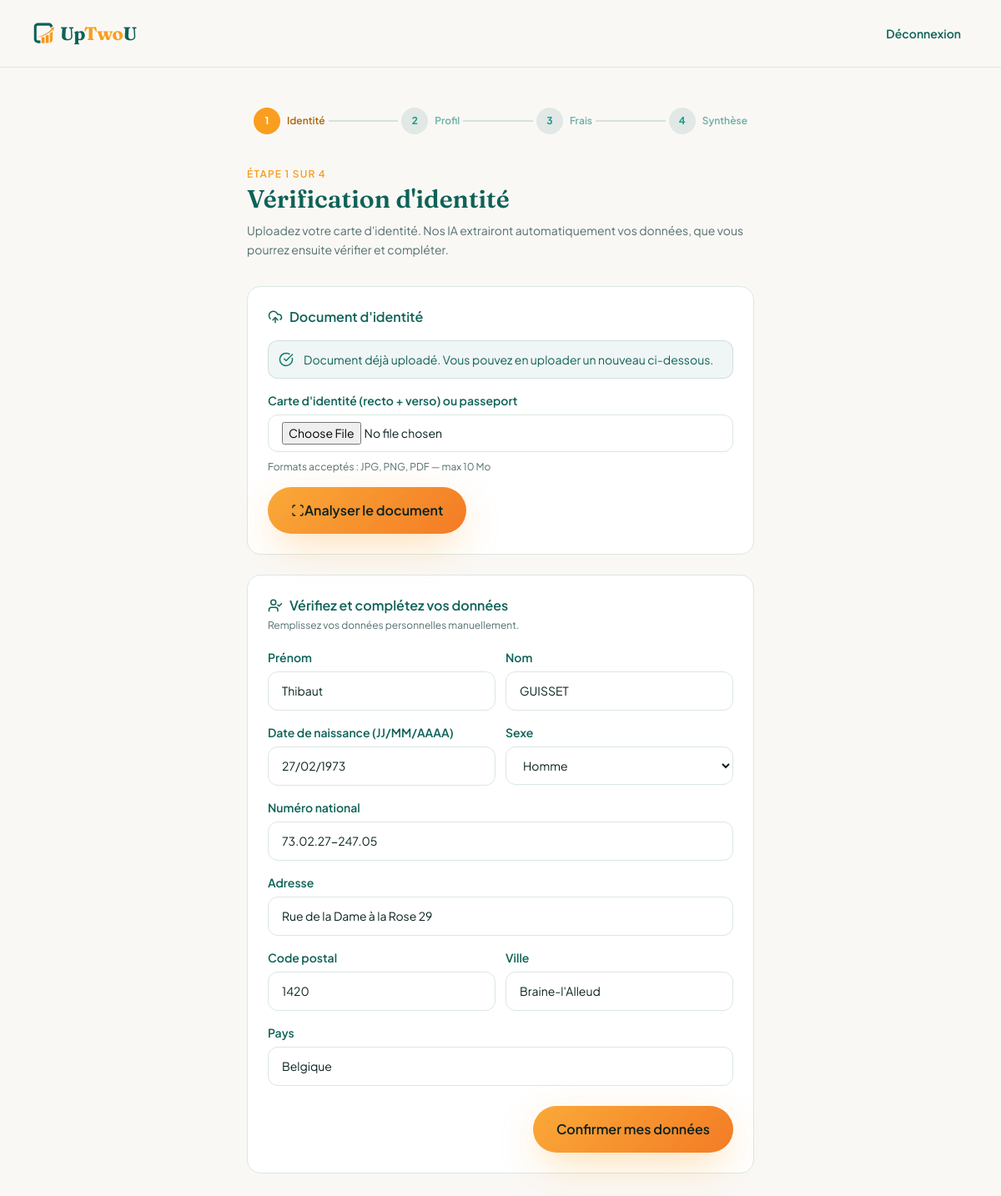
/onboarding/kyc (signed in), run on the app's committed database.
### models.py (models this page shows, shortened)
class Client(db.Model):
    __tablename__ = 'client'
    id = db.Column(db.Integer, primary_key=True)
    user_id = db.Column(db.Integer, db.ForeignKey('user.id'), nullable=False)
    nom = db.Column(db.String(100))
    prenom = db.Column(db.String(100))
    date_naissance = db.Column(db.String(10))   # JJ/MM/AAAA
    sexe = db.Column(db.String(1))              # 'F' | 'M'
    niss = db.Column(db.String(20))
    adresse = db.Column(db.String(200))
    ville = db.Column(db.String(100))
    code_postal = db.Column(db.String(10))
    telephone = db.Column(db.String(20))
    iban = db.Column(db.String(34))
    beneficiaire_vie = db.Column(db.String(200))    # en cas de vie
    beneficiaire_1 = db.Column(db.String(200))      # en cas de décès — 1er
    beneficiaire_2 = db.Column(db.String(200))      # en cas de décès — 2ème
    profil_risque = db.Column(db.String(20))    # prudent | equilibre | dynamique | conviction
    profil_choisi_par = db.Column(db.String(20))  # client | courtier
    profil_date = db.Column(db.DateTime)
    pays = db.Column(db.String(100), default='Belgique')
    kyc_verifie = db.Column(db.Boolean, default=False)
    kyc_document = db.Column(db.String(200))      # filename of uploaded ID
    frais_acceptes = db.Column(db.Boolean, default=False)
    questionnaire_score = db.Column(db.Integer)   # raw score 0-18
    contrats = db.relationship('Contrat', backref='client', lazy=True)
    analyses = db.relationship('Analyse', backref='client', lazy=True)

### app.py (the view, shortened to what this page needs)
@app.route("/onboarding/kyc", methods=["GET", "POST"])
@login_required
@client_required
def onboarding_kyc():
    client = current_user.client_profile
    form = OnboardingKYCForm()
    kyc_data = session.get('kyc_data', {})
    if request.method == 'GET':
        form.nom.data          = kyc_data.get('nom') or client.nom or ''
        form.prenom.data       = kyc_data.get('prenom') or client.prenom or ''
        form.date_naissance.data = kyc_data.get('date_naissance') or client.date_naissance or ''
        form.sexe.data         = kyc_data.get('sexe') or client.sexe or ''
        form.niss.data         = kyc_data.get('niss') or client.niss or ''
        form.adresse.data      = kyc_data.get('adresse') or client.adresse or ''
        form.code_postal.data  = kyc_data.get('code_postal') or client.code_postal or ''
        form.ville.data        = kyc_data.get('ville') or client.ville or ''
        form.pays.data         = kyc_data.get('pays') or client.pays or 'Belgique'
    has_document = bool(client.kyc_document)
    return render_template("onboarding/kyc.html", form=form,
                           kyc_data=kyc_data, has_document=has_document,
                           current_step=1)

### forms.py
class OnboardingKYCForm(FlaskForm):
    nom = StringField('Nom', validators=[DataRequired()])
    prenom = StringField('Prénom', validators=[DataRequired()])
    date_naissance = StringField('Date de naissance (JJ/MM/AAAA)', validators=[
        DataRequired(), Regexp(r'^\d{2}/\d{2}/\d{4}$', message='Format JJ/MM/AAAA requis')
    ])
    sexe = SelectField('Sexe', choices=[('F', 'Femme'), ('M', 'Homme')], validators=[DataRequired()])
    niss = StringField('Numéro national', validators=[DataRequired()])
    adresse = StringField('Adresse', validators=[DataRequired()])
    code_postal = StringField('Code postal', validators=[DataRequired()])
    ville = StringField('Ville', validators=[DataRequired()])
    pays = StringField('Pays', validators=[DataRequired()], default='Belgique')
    submit = SubmitField('Confirmer mes données')

### app.py (called while the page is built)
@login_manager.user_loader
def load_user(user_id):
    return db.session.get(User, int(user_id))

def client_required(f):
    @wraps(f)
    def decorated(*args, **kwargs):
        if not current_user.is_authenticated or current_user.role != 'client':
            flash("Accès réservé aux clients.", "error")
            return redirect(url_for('index'))
        return f(*args, **kwargs)
    return decorated

### templates/onboarding/kyc.html (shortened to what this page needs)
{% extends "onboarding/_base.html" %}
{% block content %}
<div class="mb-8">
  <p class="text-xs uppercase tracking-widest font-semibold text-accent mb-1">Étape 1 sur 4</p>
  <h1 class="font-display text-2xl md:text-3xl font-semibold text-primary">Vérification d'identité</h1>
  <p class="mt-2 text-muted text-sm leading-relaxed">Uploadez votre carte d'identité. Nos IA extrairont automatiquement vos données, que vous pourrez ensuite vérifier et compléter.</p>
</div>
<div class="rounded-2xl p-6 mb-6" style="background:var(--card-bg, white);border:1px solid var(--border);">
  <h2 class="font-semibold text-primary mb-4 flex items-center gap-2">
    <i data-lucide="upload-cloud" style="width:1.125rem;height:1.125rem;color:var(--primary);"></i>
    Document d'identité
  </h2>
  {% if has_document %}
  <div class="flex items-center gap-3 mb-4 rounded-xl p-3" style="background:hsl(172 75% 22% / 0.06);border:1px solid hsl(172 75% 22% / 0.15);">
    <i data-lucide="check-circle" style="width:1.125rem;height:1.125rem;color:hsl(172 75% 28%);flex-shrink:0;"></i>
    <p class="text-sm text-primary">Document déjà uploadé. Vous pouvez en uploader un nouveau ci-dessous.</p>
  </div>
  {% endif %}
  <form method="POST" enctype="multipart/form-data" class="flex flex-col gap-4">
    <div class="form-group">
      <label class="form-label">Carte d'identité (recto + verso) ou passeport</label>
      <input type="file" name="kyc_file" accept=".jpg,.jpeg,.png,.pdf"
             class="form-input" style="padding-top:0.5rem;padding-bottom:0.5rem;">
      <p class="text-xs text-muted mt-1">Formats acceptés : JPG, PNG, PDF — max 10 Mo</p>
    </div>
    <button type="submit" class="btn btn-primary" style="align-self:flex-start;">
      <i data-lucide="scan" style="width:1rem;height:1rem;"></i>
      Analyser le document
    </button>
  </form>
</div>
<div class="rounded-2xl p-6" style="background:var(--card-bg, white);border:1px solid var(--border);">
  <h2 class="font-semibold text-primary mb-1 flex items-center gap-2">
    <i data-lucide="user-check" style="width:1.125rem;height:1.125rem;color:var(--primary);"></i>
    Vérifiez et complétez vos données
  </h2>
  <p class="text-xs text-muted mb-5">
    {% if kyc_data %}
      Données pré-remplies depuis votre document. Corrigez si nécessaire.
    {% else %}
      Remplissez vos données personnelles manuellement.
    {% endif %}
  </p>
  <form method="POST" class="flex flex-col gap-4">
    <div class="grid grid-cols-2 gap-3">
      <div class="form-group">
        <label class="form-label">{{ form.prenom.label.text }}</label>
        {{ form.prenom(class="form-input") }}
      </div>
      <div class="form-group">
        <label class="form-label">{{ form.nom.label.text }}</label>
        {{ form.nom(class="form-input") }}
      </div>
    </div>
    <div class="grid grid-cols-2 gap-3">
      <div class="form-group">
        <label class="form-label">{{ form.date_naissance.label.text }}</label>
        {{ form.date_naissance(class="form-input", placeholder="01/01/1970") }}
      </div>
      <div class="form-group">
        <label class="form-label">{{ form.sexe.label.text }}</label>
        {{ form.sexe(class="form-input") }}
      </div>
    </div>
    <div class="form-group">
      <label class="form-label">{{ form.niss.label.text }}</label>
      {{ form.niss(class="form-input", placeholder="XX.XX.XX-XXX.XX") }}
    </div>
    <div class="form-group">
      <label class="form-label">{{ form.adresse.label.text }}</label>
      {{ form.adresse(class="form-input", placeholder="Rue de la Loi 16") }}
    </div>
    <div class="grid grid-cols-2 gap-3">
      <div class="form-group">
        <label class="form-label">{{ form.code_postal.label.text }}</label>
        {{ form.code_postal(class="form-input", placeholder="1000") }}
      </div>
      <div class="form-group">
        <label class="form-label">{{ form.ville.label.text }}</label>
        {{ form.ville(class="form-input", placeholder="Bruxelles") }}
      </div>
    </div>
    <div class="form-group">
      <label class="form-label">{{ form.pays.label.text }}</label>
      {{ form.pays(class="form-input") }}
    </div>
    <div class="flex justify-end mt-2">
      {{ form.submit(class="btn btn-primary") }}
    </div>
  </form>
</div>
{% endblock %}

### static/css/style.css (style rules this page uses)
:root { --background: hsl(40, 33%, 97%); --foreground: hsl(175, 60%, 8%); --card: hsl(0, 0%, 100%); --card-foreground: hsl(175, 60%, 8%); --primary: hsl(172, 75%, 22%); --primary-foreground: hsl(40, 33%, 97%); --primary-glow: hsl(165, 70%, 45%); --secondary: hsl(168, 30%, 92%); --secondary-foreground: hsl(172, 75%, 22%); --muted: hsl(40, 20%, 93%); --muted-foreground: hsl(175, 15%, 38%); --accent: hsl(35, 95%, 55%); --accent-foreground: hsl(175, 60%, 8%); --accent-soft: hsl(35, 95%, 92%); --border: hsl(168, 20%, 88%); --radius: 1rem; --shadow-glow: 0 20px 60px -15px hsl(172 75% 22% / 0.35); --shadow-accent: 0 15px 50px -10px hsl(35 95% 55% / 0.45); --shadow-soft: 0 8px 30px -8px hsl(172 75% 22% / 0.12); --shadow-card: 0 4px 20px -4px hsl(172 75% 22% / 0.08); }
*, *::before, *::after { box-sizing: border-box; }
html { scroll-behavior: smooth; }
body { margin: 0; background-color: var(--background); color: var(--foreground); font-family: "Plus Jakarta Sans", ui-sans-serif, system-ui, sans-serif; -webkit-font-smoothing: antialiased; }
.text-primary { color: var(--primary) !important; }
.text-muted { color: var(--muted-foreground) !important; }
.text-accent { color: var(--accent) !important; }
.font-display { font-family: "Fraunces", ui-serif, Georgia, serif; }
.btn { display: inline-flex; align-items: center; justify-content: center; font-weight: 600; font-size: 0.875rem; transition: all 0.2s ease; cursor: pointer; text-decoration: none; border: none; outline: none; }
.btn-primary { background: linear-gradient(135deg, hsl(35 95% 60%) 0%, hsl(25 90% 55%) 100%); color: var(--accent-foreground); border-radius: 9999px; padding: 0 1.75rem; height: 3.5rem; font-size: 1rem; box-shadow: var(--shadow-accent); }
[data-lucide] { display: inline-block; vertical-align: middle; }
.form-group { display: flex; flex-direction: column; gap: 0.375rem; }
.form-label { font-size: 0.875rem; font-weight: 600; color: var(--primary); }
.form-input { padding: 0.75rem 1rem; border: 1px solid var(--border); border-radius: 0.75rem; font-size: 0.875rem; font-family: inherit; background: white; color: var(--foreground); transition: border-color 0.2s; outline: none; width: 100%; box-sizing: border-box; }

### data on the page
Client: prenom "Thibaut", nom "GUISSET", date_naissance "27/02/1973", sexe "Homme", niss "73.02.27-247.05", adresse "Rue de la Dame à la Rose 29", code_postal "1420", ville "Braine-l'Alleud", pays "Belgique"

### other printed values
{{ num }} "1" "2" "3" "4"
{{ label }} "Identité" "Profil" "Frais" "Synthèse"
